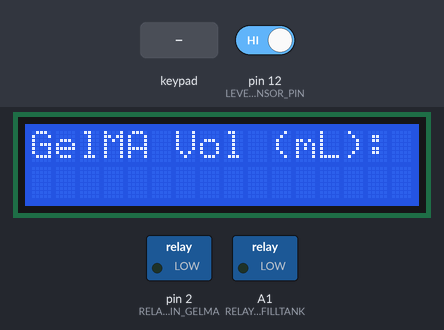
A sketch run on a simulated Arduino Uno, built with avr-gcc and run on an emulated ATmega328P. Shown: 16×2 character LCD, switched loads named in the sketch (green lamp = pin HIGH). Inputs (shaded band) come from the test bench; at power-on: pin 12 (LEVEL_SENSOR_PIN) HIGH.

Above: at 3.4 s.
3.5 s: keypad keys 3 4 5 6 # pressed 0.4 s apart
At 6.2 s:
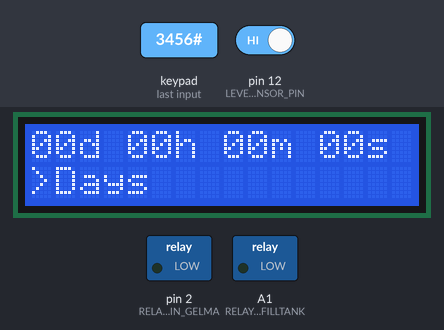
7.1 s: key '#' pressed
At 8.2 s:
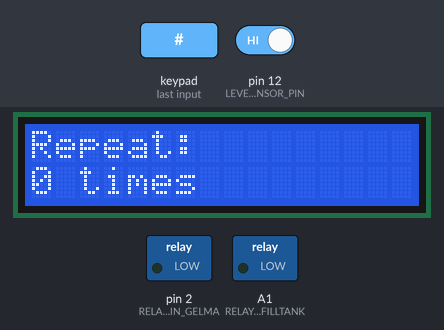
8.6 s: keypad keys 7 8 9 1 0 # pressed 0.4 s apart
At 13.3 s:
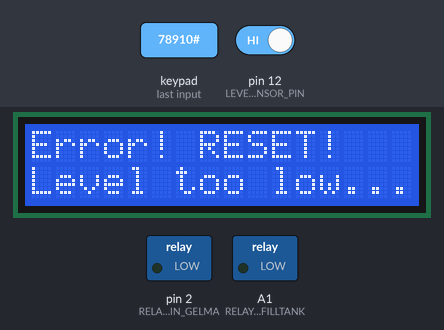
14.0 s: key 'B' pressed
At 15.7 s:
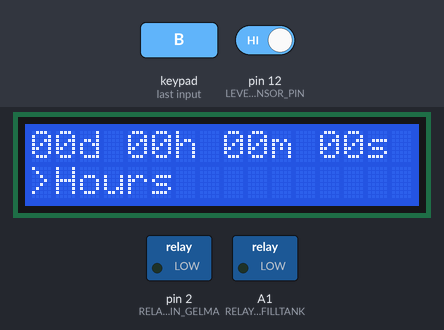
16.6 s: key 'C' pressed
At 17.3 s:
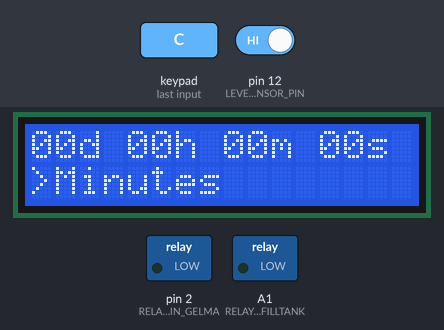
18.1 s: keypad keys 3 4 5 6 D pressed 0.4 s apart
At 21.3 s:
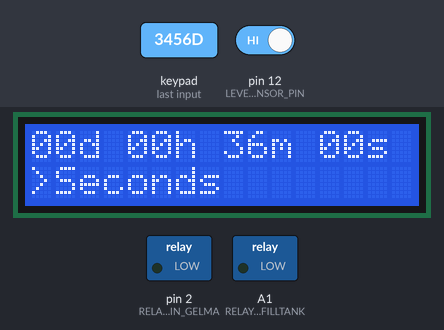
Timing chart, 0 to 22.6 s (numbered marks = the images above; inputs shaded):
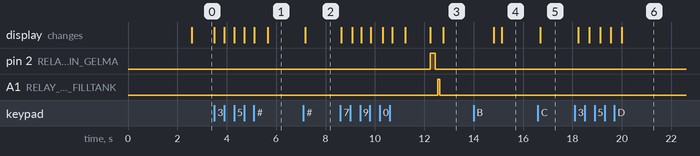

The sketch:

script_gelma.ino
```cpp
// Include required libraries
#include <Wire.h>               // for I2C communication
#include <LiquidCrystal_I2C.h>  // for LCD display
#include <Keypad.h>             // for keypad input
#include <string.h>             // necesario para usar la función strlen()
#include <math.h>

// Define constant values
#define ROWS 4                 // number of rows in keypad
#define COLS 4                 // number of columns in keypad
#define RELAY_PIN_GELMA 2      // pin number for relay
#define RELAY_PIN_FILLTANK A1  // pin number for relay
#define LEVEL_SENSOR_PIN 12    // pin number for level sensor
#define LEVEL_SENSOR_PIN0 A3   // pin number for level sensor

// Pump parameters
int Qmax_pump = 150;  // Max Flow rate of the pump(l/h)
unsigned long volume = 0;
unsigned long volume_glass = 0;
unsigned long long totalTime = 0;
int keyPressed = 0;
int keyP = 0;
float rem_Vol = 835;  // Remanent Volume needed to ensure that pump is allways filled
int isTriggered = 0;  // flag to track if the level sensor has been triggered

// Define arrays and variables
const byte ROW_PINS[ROWS] = { 3, 4, 5, 6 };   // array of row pin numbers
const byte COL_PINS[COLS] = { 7, 8, 9, 10 };  // array of column pin numbers
char keys[ROWS][COLS] = {                     // array of characters corresponding to each keypad button
  { '1', '4', '7', '*' },
  { '2', '5', '8', '0' },
  { '3', '6', '9', '#' },
  { 'A', 'B', 'C', 'D' }
};

long days = 0;          // number of days in timer
long hours = 0;         // number of hours in timer
long minutes = 0;       // number of minutes in timer
long seconds = 0;       // number of seconds in timer
int selectedMenu = 0;  // selected menu option (0-3)
int cycles = 0;

LiquidCrystal_I2C lcd(0x27, 16, 2);  // LCD object with I2C address and dimensions

Keypad keypad = Keypad(makeKeymap(keys), ROW_PINS, COL_PINS, ROWS, COLS);  // keypad object with defined pin configurations

// Setup function to be run once at startup
void setup() {
  pinMode(LEVEL_SENSOR_PIN, INPUT_PULLUP);
  pinMode(LEVEL_SENSOR_PIN0, INPUT_PULLUP);  // set pin in high mode
  pinMode(RELAY_PIN_GELMA, OUTPUT);
  pinMode(RELAY_PIN_FILLTANK, OUTPUT);

  lcd.init();           // initialize LCD
  lcd.backlight();      // turn on backlight
  lcd.clear();          // clear LCD screen
  lcd.setCursor(0, 0);  // set cursor to top-left corner
  lcd.print("BTELab");  // display startup message
  delay(2500);          // wait for 2.5 seconds

  // Select Volume to be pumped
  lcd.clear();
  lcd.setCursor(0, 0);
  lcd.print("GelMA Vol (mL): ");

  while (keyPressed != '#') {
    keyPressed = keypad.getKey();
    if (keyPressed >= '0' && keyPressed <= '9') {
      if (strlen(String(volume).c_str()) <= 4 && volume * 10 + (keyPressed - '0') <= 99999) {  // verifica longitud y límite
        volume = volume * 10 + (keyPressed - '0');
        lcd.setCursor(0, 1);
        lcd.print(volume, 1);
      }
    } else if (keyPressed == '*') {
      volume = volume / 10;
      lcd.setCursor(0, 1);
      lcd.print("          ");
      lcd.setCursor(0, 1);
      lcd.print(volume, 1);
    }
  }
  volume_glass = volume - rem_Vol;
  lcd.clear();
  lcd.setCursor(0, 1);
  delay(500);

  lcd.clear();          // clear LCD screen
  lcd.setCursor(0, 0);  // set cursor to top-left corner
  updateDisplay();      // update display with current timer values
}

// Loop function to be run continuously
void loop() {

  // Timer
  char key = keypad.getKey();  // read keypad input

  if (key != NO_KEY) {  // if a key is pressed
    switch (key) {
      case 'A':            // if A is pressed
        selectedMenu = 0;  // set selected menu option to days
        break;
      case 'B':            // if B is pressed
        selectedMenu = 1;  // set selected menu option to hours
        break;
      case 'C':            // if C is pressed
        selectedMenu = 2;  // set selected menu option to minutes
        break;
      case 'D':            // if D is pressed
        selectedMenu = 3;  // set selected menu option to seconds
        break;
      case '*':        // if * is pressed
        resetTimer();  // reset the timer to 0 for the selected menu option
        break;
      case '#':  // if # is pressed
        isTriggered = 0;
        selectCycles();
        startTimer();  // start the timer with the selected values
        break;
      default:             // for any other key pressed
        updateTimer(key);  // update
        break;
    }
    updateDisplay();
  }

  delay(100);
}

// This function updates the LCD display with the current time remaining and selected menu item
void updateDisplay() {
  lcd.setCursor(0, 1);
  lcd.print("                ");  // clear previous menu selection

  // Display the days, hours, minutes, and seconds on the first line of the LCD display
  lcd.setCursor(0, 0);
  lcd.print(days < 10 ? "0" : "");  // Add leading zero if necessary
  lcd.print(days);
  lcd.print("d ");
  lcd.print(hours < 10 ? "0" : "");  // Add leading zero if necessary
  lcd.print(hours);
  lcd.print("h ");
  lcd.print(minutes < 10 ? "0" : "");  // Add leading zero if necessary
  lcd.print(minutes);
  lcd.print("m ");
  lcd.print(seconds < 10 ? "0" : "");  // Add leading zero if necessary
  lcd.print(seconds);
  lcd.print("s");

  // Display the selected menu item on the second line of the LCD display
  switch (selectedMenu) {
    case 0:
      lcd.setCursor(0, 1);
      lcd.print(">Days    ");
      break;
    case 1:
      lcd.setCursor(0, 1);
      lcd.print(">Hours   ");
      break;
    case 2:
      lcd.setCursor(0, 1);
      lcd.print(">Minutes ");
      break;
    case 3:
      lcd.setCursor(0, 1);
      lcd.print(">Seconds ");
      break;
  }
}

// This function updates the days, hours, minutes, or seconds value based on the selected menu item and user input
void updateTimer(char key) {
  if (selectedMenu == 0) {                 // If the "Days" menu item is selected, update the "days" value
    days = days * 10 + (key - '0');        // Add the new digit to the end of the current "days" value
    days %= 30;                            // Ensure that "days" value is less than 30
  } else if (selectedMenu == 1) {          // If the "Hours" menu item is selected, update the "hours" value
    hours = hours * 10 + (key - '0');      // Add the new digit to the end of the current "hours" value
    hours %= 24;                           // Ensure that "hours" value is less than 24
  } else if (selectedMenu == 2) {          // If the "Minutes" menu item is selected, update the "minutes" value
    minutes = minutes * 10 + (key - '0');  // Add the new digit to the end of the current "minutes" value
    minutes %= 60;                         // Ensure that "minutes" value is less than 60
  } else if (selectedMenu == 3) {          // If the "Seconds" menu item is selected, update the "seconds" value
    seconds = seconds * 10 + (key - '0');  // Add the new digit to the end of the current "seconds" value
    seconds %= 60;                         // Ensure that "seconds" value is less than 60
  }
}

// This function resets the days, hours, minutes, or seconds value to zero
void resetTimer() {
  if (selectedMenu == 0) {
    days = 0;
  } else if (selectedMenu == 1) {
    hours = 0;
  } else if (selectedMenu == 2) {
    minutes = 0;
  } else if (selectedMenu == 3) {
    seconds = 0;
  }
}

// This function starts the timer
void startTimer() {
  // Calculate the total time in seconds
  for (int zz = 0; zz < cycles; zz++) {  // Loop based on number of cycles selected
    totalTime = (days * 86400) + (hours * 3600) + (minutes * 60) + seconds;
    if (isTriggered == 0) {

      // Loop until the timer reaches zero
      while (totalTime > 0) {
        // Clear the LCD screen and set the cursor to the top left
        lcd.clear();
        lcd.setCursor(0, 0);
        // Print the "Time left:" message on the first line
        lcd.print("Time left: ");
        // Call the formatTime function to format the remaining time and print it on the second line
        lcd.setCursor(0, 1);
        lcd.print(formatTime(totalTime));
        // Wait for one second
        delay(957);  // 1000 ms - 42.5 ms (approx. time it takes to complete the residual code loop - calibrated with crono)
        delayMicroseconds(500);
        // Decrement the total time by one second
        totalTime--;
      }

      // Clear the LCD screen and set the cursor to the second line
      lcd.clear();
      lcd.setCursor(0, 0);
      lcd.print("Timer Done!");
      lcd.setCursor(0, 1);
      lcd.print("Pumping...");
      // Wait for 1 second
      delay(1000);

      // Turn off the relay
      activatePumps();

    } else if (isTriggered == 1) {
      lcd.clear();
      lcd.setCursor(0, 0);
      lcd.print("Error! RESET!");
      lcd.setCursor(0, 1);
      lcd.print("Level too low...");
      delay(2000);
      break;  // set the flag to 1
    }
  }
}

// This function formats the remaining time as a string
String formatTime(unsigned long long totalTime) {
  // Calculate the number of days, hours, minutes, and seconds left
  long daysLeft = floor(totalTime / 86400);
  long hoursLeft = floor((totalTime % 86400) / 3600);
  long minutesLeft = floor((totalTime % 3600) / 60);
  long secondsLeft = floor (totalTime % 60);

  // Create an empty string to store the formatted time
  String formattedTime = "";
  // Add the number of days left, followed by "d ", to the formatted time string
  formattedTime += String(daysLeft, DEC);
  formattedTime += "d ";
  // Add the number of hours left, followed by "h ", to the formatted time string
  formattedTime += String(hoursLeft, DEC);
  formattedTime += "h ";
  // Add the number of minutes left, followed by "m ", to the formatted time string
  formattedTime += String(minutesLeft, DEC);
  formattedTime += "m ";
  // Add the number of seconds left, followed by "s", to the formatted time string
  formattedTime += String(secondsLeft, DEC);
  formattedTime += "s";

  // Return the formatted time string
  return formattedTime;
}

void activatePumps() {

  // calculate removed liters
  float pump_time = volume_glass * 60 * 60 / (Qmax_pump);

  // GELMA TANK EMPTYING
  float startTime = 0;    // variable to store the start time
  float elapsedTime = 0;  // variable to store the elapsed time

  // turn on the relay to activate the pump and record the start time
  if (isTriggered == 0) {
    lcd.clear();
    lcd.setCursor(0, 0);
    lcd.print("Emptying...");
  }
  digitalWrite(RELAY_PIN_GELMA, HIGH);
  delay(100);
  startTime = millis() + 100;

  // run the loop for up to pump_time seconds or until the level sensor is triggered
  while (elapsedTime < 92000 && !isTriggered) {
    // check if the level sensor has been triggered
    if (digitalRead(LEVEL_SENSOR_PIN) == HIGH || digitalRead(LEVEL_SENSOR_PIN0) == HIGH) {
      isTriggered = 1;  // set the flag to 1
    }
    delay(100);                          // wait for 100 milliseconds
    elapsedTime = millis() - startTime;  // calculate the elapsed time
  }

  // turn off the relay to stop the pump
  digitalWrite(RELAY_PIN_GELMA, LOW);
  delay(100);

  if (isTriggered == 0) {
    lcd.clear();
    lcd.setCursor(0, 0);
    lcd.print("Done in: ");
    lcd.print(elapsedTime / 1000);
    lcd.print("s");

    delay(5000);  // wait before updating the display again
  }
  // GELMA TANK FILLING
  // calculate removed liters

  float startTime0 = 0;    // variable to store the start time
  float elapsedTime0 = 0;  // variable to store the elapsed time

  // turn on the relay to activate the pump and record the start time
  if (isTriggered == 0) {
    lcd.clear();
    lcd.setCursor(0, 0);
    lcd.print("Filling...");
  }

  digitalWrite(RELAY_PIN_FILLTANK, HIGH);
  delay(100);
  startTime0 = millis() + 100;

  // run the loop for up to pump_time seconds or until the level sensor is triggered
  while (elapsedTime0 < 119000 && !isTriggered) {
    // check if the level sensor has been triggered
    if (digitalRead(LEVEL_SENSOR_PIN) == HIGH || digitalRead(LEVEL_SENSOR_PIN0) == HIGH) {
      isTriggered = 1;  // set the flag to 1
    }
    delay(100);                            // wait for 100 milliseconds
    elapsedTime0 = millis() - startTime0;  // calculate the elapsed time
  }

  // turn off the relay to stop the pump
  digitalWrite(RELAY_PIN_FILLTANK, LOW);
  delay(100);

  if (isTriggered == 0) {
    lcd.clear();
    lcd.setCursor(0, 0);
    lcd.print("Done in: ");
    lcd.print(elapsedTime0 / 1000);
    lcd.print("s");

    delay(5000);  // wait before updating the display again
  }
}

// Select number of cycles to repeat the countdown
void selectCycles() {
  // Select number of cycles
  lcd.clear();
  lcd.setCursor(0, 0);
  lcd.print("Repeat: ");
  lcd.setCursor(0, 1);
  lcd.print(cycles, 1);
  lcd.print(" times ");

  while (keyP != '#') {
    keyP = keypad.getKey();
    if (keyP >= '0' && keyP <= '9') {
      if (cycles * 10 + (keyP - '0') <= 99999) {  // check if adding the new digit will exceed 99999
        cycles = cycles * 10 + (keyP - '0');
        lcd.setCursor(0, 1);
        lcd.print(cycles, 1);
        lcd.print(" times ");
      }
    } else if (keyP == '*') {
      cycles = cycles / 10;
      lcd.setCursor(0, 1);
      lcd.print("          ");
      lcd.setCursor(0, 1);
      lcd.print(cycles, 1);
      lcd.print(" times ");
    }
  }
  lcd.clear();
  delay(500);

  lcd.clear();          // clear LCD screen
  lcd.setCursor(0, 0);  // set cursor to top-left corner
}
```

Measured:
- after the input at 3.5 s, the display: first changes at once (image 1 shows a later state)
- after the input at 7.1 s, the display: changes after 0.08 s (image 2)
- after the input at 8.6 s, pin 2 (RELAY_PIN_GELMA): LOW → HIGH after 3.6 s, → LOW 0.20 s later; A1 (RELAY_PIN_FILLTANK): LOW → HIGH after 3.9 s, → LOW 0.10 s later; the display: first changes at once (image 3 shows a later state)
- after the input at 14.0 s, the display: first differs from a run without the input after 1.1 s (image 4)
- after the input at 16.6 s, the display: changes after 0.09 s (image 5)
- after the input at 18.1 s, the display: first changes after 0.14 s (image 6 shows a later state)
